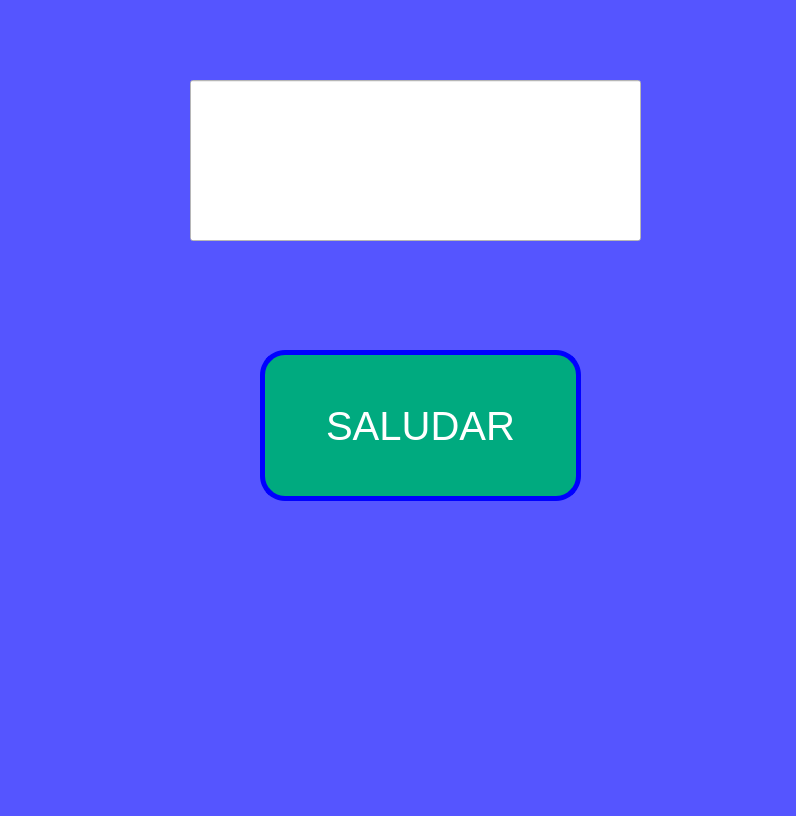
<?xml version="1.0" encoding="UTF-8"?>
<ui version="4.0">
 <class>MainWindow</class>
 <widget class="QMainWindow" name="MainWindow">
  <property name="geometry">
   <rect>
    <x>0</x>
    <y>0</y>
    <width>796</width>
    <height>816</height>
   </rect>
  </property>
  <property name="font">
   <font>
    <italic>true</italic>
   </font>
  </property>
  <property name="focusPolicy">
   <enum>Qt::NoFocus</enum>
  </property>
  <property name="windowTitle">
   <string>MainWindow</string>
  </property>
  <property name="styleSheet">
   <string notr="true">background-color: rgb(85, 85, 255);</string>
  </property>
  <widget class="QWidget" name="centralwidget">
   <widget class="QPushButton" name="Btn">
    <property name="geometry">
     <rect>
      <x>260</x>
      <y>350</y>
      <width>321</width>
      <height>151</height>
     </rect>
    </property>
    <property name="font">
     <font>
      <pointsize>30</pointsize>
     </font>
    </property>
    <property name="styleSheet">
     <string notr="true">background-color: rgb(0, 170, 127);
color: rgb(255, 255, 255);
border-radius: 25px;
border: 5px solid blue;</string>
    </property>
    <property name="text">
     <string>SALUDAR</string>
    </property>
   </widget>
   <widget class="QLineEdit" name="nombre">
    <property name="geometry">
     <rect>
      <x>190</x>
      <y>80</y>
      <width>451</width>
      <height>161</height>
     </rect>
    </property>
    <property name="font">
     <font>
      <pointsize>48</pointsize>
     </font>
    </property>
    <property name="styleSheet">
     <string notr="true">background-color: rgb(255, 255, 255);</string>
    </property>
    <property name="text">
     <string/>
    </property>
    <property name="alignment">
     <set>Qt::AlignCenter</set>
    </property>
   </widget>
  </widget>
  <widget class="QMenuBar" name="menubar">
   <property name="geometry">
    <rect>
     <x>0</x>
     <y>0</y>
     <width>796</width>
     <height>22</height>
    </rect>
   </property>
  </widget>
  <widget class="QStatusBar" name="statusbar"/>
 </widget>
 <resources/>
 <connections/>
</ui>
